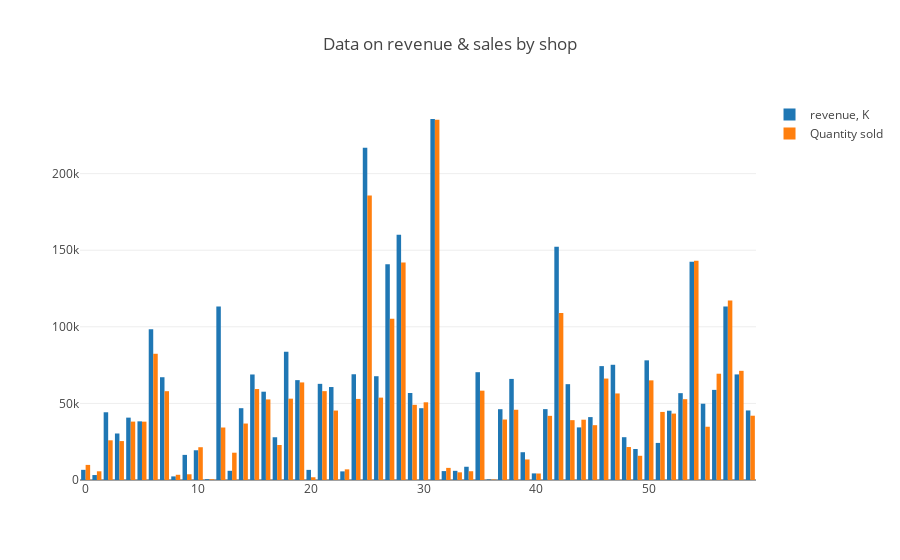

This figure's notebook cell:
### Code cell
# Create a bar for the global sales
trace0 = go.Bar(
    x=shops_data_1.index,
    y=shops_data_1['revenue']/1000,
    name='revenue, K'
)

# Create a bar for the number of games released
trace1 = go.Bar(
    x=shops_data_1.index,
    y=shops_data_1['item_cnt_day'],
    name='Quantity sold'
)

# Get together the data and style objects
data = [trace0, trace1]
layout = {'title': 'Data on revenue & sales by shop'}

# Create a `Figure` and plot it
fig = go.Figure(data=data, layout=layout)
iplot(fig, show_link=False)
